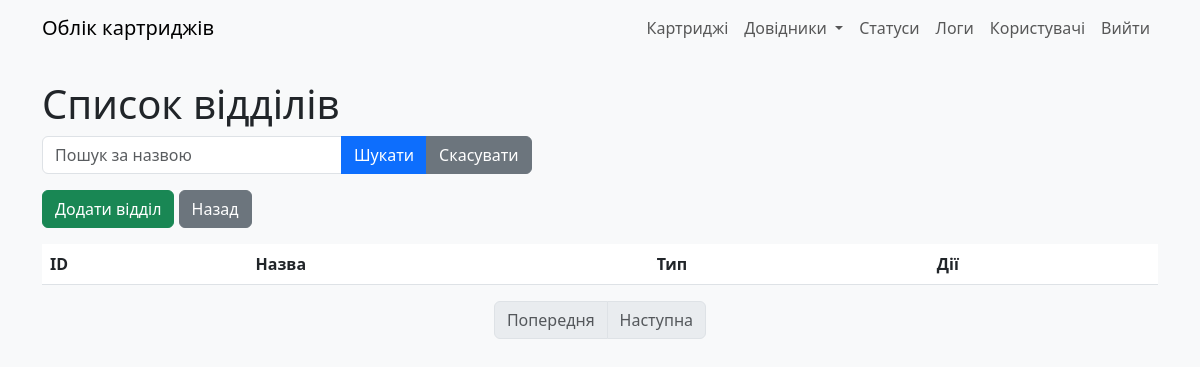
The app's page /refill_depts (signed in), older data.
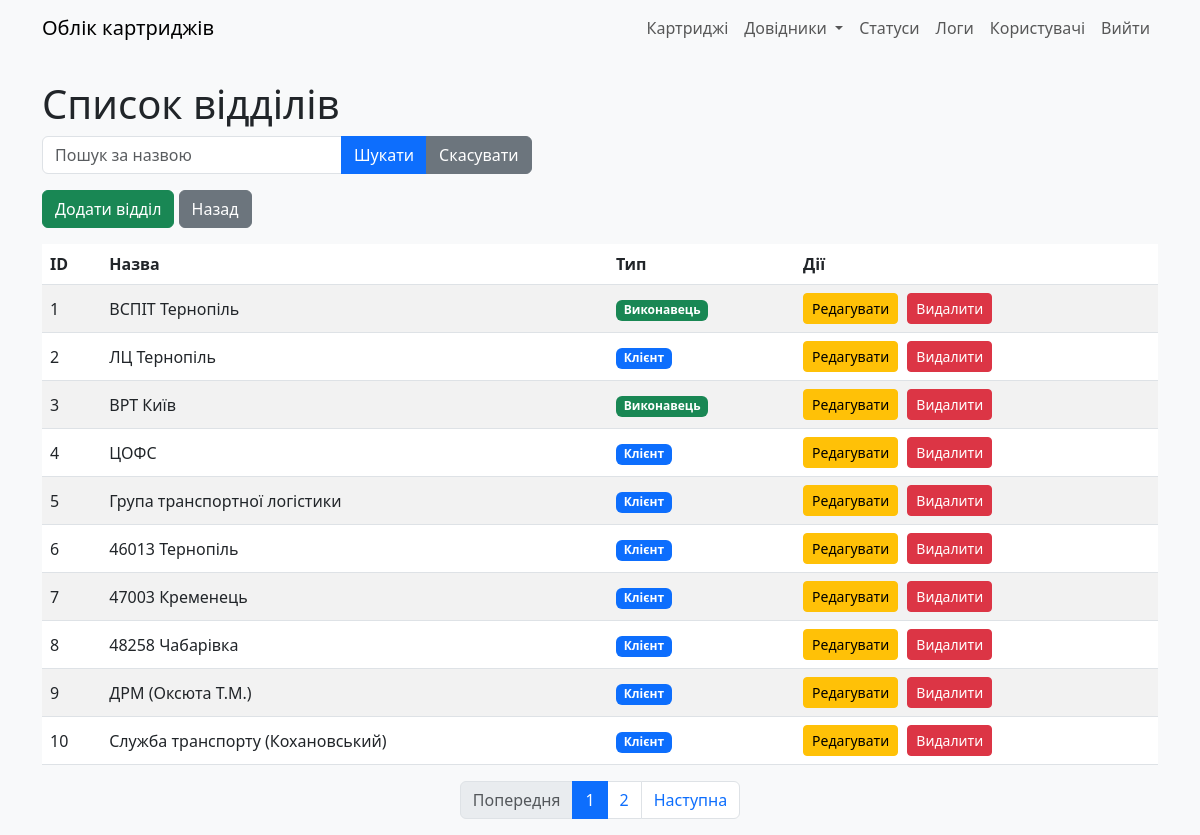
The same page, newer data.
### models.py (models this page shows)
class RefillDept(db.Model):
    __tablename__ = "refill_dept"
    id: Mapped[int] = mapped_column(primary_key=True)
    deptname: Mapped[str] = mapped_column(String(30))
    is_exec: Mapped[int] = mapped_column(Integer, server_default=literal(0))
    user_updated: Mapped[int] = mapped_column(ForeignKey(User.id))
    time_updated: Mapped[DateTime] = mapped_column(DateTime, server_default=func.now())

### app.py (the view)
@app.route('/refill_depts')
@login_required
def refill_depts():
    search = request.args.get('search', '')
    page = request.args.get('page', 1, type=int)
    per_page = 10  # Кількість записів на сторінці
    query = RefillDept.query.filter(RefillDept.deptname.ilike(f'%{search}%'))
    pagination = query.paginate(page=page, per_page=per_page)
    return render_template('refill_depts.html',
                           depts=pagination.items,
                           pagination=pagination,
                           search=search)

### app.py (called while the page is built)
@login_manager.user_loader
def load_user(user_id):
    return User.query.get(int(user_id))

### templates/refill_depts.html (shortened to what this page needs)
{% extends "base.html" %}
{% block content %}
    <h1>Список відділів</h1>
    <form method="GET" class="mb-3">
        <div class="input-group">
            <input type="text" name="search" class="form-control" placeholder="Пошук за назвою" value="{{ search }}">
            <button type="submit" class="btn btn-primary">Шукати</button>
            <a href="{{ url_for('refill_depts') }}" class="btn btn-secondary">Скасувати</a>
        </div>
    </form>
    <div class="mb-3">
        <a href="{{ url_for('add_refill_dept') }}" class="btn btn-success">Додати відділ</a>
        <a href="{{ url_for('index') }}" class="btn btn-secondary">Назад</a>
    </div>
    <table class="table table-striped">
        <thead>
            <tr>
                <th>ID</th>
                <th>Назва</th>
                <th>Тип</th>
                <th>Дії</th>
            </tr>
        </thead>
        <tbody>
            {% for dept in depts %}
            <tr>
                <td>{{ dept.id }}</td>
                <td>{{ dept.deptname }}</td>
                <td>
                    {% if dept.is_exec %}
                        <span class="badge bg-success">Виконавець</span>
                    {% else %}
                        <span class="badge bg-primary">Клієнт</span>
                    {% endif %}
                </td>
                <td>
                    <a href="{{ url_for('edit_refill_dept', dept_id=dept.id) }}" class="btn btn-warning btn-sm">Редагувати</a>
                    <form action="{{ url_for('delete_refill_dept', dept_id=dept.id) }}" method="POST" class="d-inline" onsubmit="return confirm('Ви впевнені, що хочете видалити цей відділ?');">
                        <button type="submit" class="btn btn-danger btn-sm">Видалити</button>
                    </form>
                </td>
            </tr>
            {% endfor %}
        </tbody>
    </table>
    <nav aria-label="Page navigation">
        <ul class="pagination justify-content-center">
            {% if pagination.has_prev %}
                <li class="page-item">
                    <a class="page-link" href="{{ url_for('refill_depts', page=pagination.prev_num, search=search) }}">Попередня</a>
                </li>
            {% else %}
                <li class="page-item disabled">
                    <span class="page-link">Попередня</span>
                </li>
            {% endif %}
            {% for page_num in pagination.iter_pages() %}
                {% if page_num %}
                    {% if page_num == pagination.page %}
                        <li class="page-item active">
                            <span class="page-link">{{ page_num }}</span>
                        </li>
                    {% else %}
                        <li class="page-item">
                            <a class="page-link" href="{{ url_for('refill_depts', page=page_num, search=search) }}">{{ page_num }}</a>
                        </li>
                    {% endif %}
                {% else %}
                    <li class="page-item disabled">
                        <span class="page-link">...</span>
                    </li>
                {% endif %}
            {% endfor %}
            {% if pagination.has_next %}
                <li class="page-item">
                    <a class="page-link" href="{{ url_for('refill_depts', page=pagination.next_num, search=search) }}">Наступна</a>
                </li>
            {% else %}
                <li class="page-item disabled">
                    <span class="page-link">Наступна</span>
                </li>
            {% endif %}
        </ul>
    </nav>
{% endblock %}

### templates/base.html (shortened to what this page needs)
<!DOCTYPE html>
<html lang="uk">
<head>
    <link rel="stylesheet" href="https://cdn.jsdelivr.net/npm/bootstrap@5.3.0/dist/css/bootstrap.min.css">
    <link rel="stylesheet" href="{{ url_for('static', filename='style.css') }}">
</head>
<body>
    <nav class="navbar navbar-expand-lg navbar-light bg-light">
        <div class="container">
            <a class="navbar-brand" href="{{ url_for('index') }}">Облік картриджів</a>
            <div class="collapse navbar-collapse" id="navbarNav">
                <ul class="navbar-nav ms-auto">
                    {% if current_user.is_authenticated %}
                        <li class="nav-item">
                            <a class="nav-link" href="{{ url_for('cartridges') }}">Картриджі</a>
                        </li>
                        <li class="nav-item dropdown">
                            <a class="nav-link dropdown-toggle" href="#" id="navbarDropdown" role="button" data-bs-toggle="dropdown" aria-expanded="false">
                                Довідники
                            </a>
                        </li>
                        <li class="nav-item">
                            <a class="nav-link" href="{{ url_for('cartridge_status') }}">Статуси</a>
                        </li>
                        <li class="nav-item">
                            <a class="nav-link" href="{{ url_for('event_log') }}">Логи</a>
                        </li>
                        {% if current_user.role == 'admin' %}
                            <li class="nav-item">
                                <a class="nav-link" href="{{ url_for('users') }}">Користувачі</a>
                            </li>
                        {% endif %}
                        <li class="nav-item">
                            <a class="nav-link" href="{{ url_for('logout') }}">Вийти</a>
                        </li>
                    {% else %}
                        <li class="nav-item">
                            <a class="nav-link" href="{{ url_for('login') }}">Увійти</a>
                        </li>
                    {% endif %}
                </ul>
            </div>
        </div>
    </nav>
    <div class="container mt-4">
        {% block content %}{% endblock %}
    </div>
</body>
</html>

### static/style.css (style rules this page uses)
body { background-color: #f8f9fa; }
.table th, .table td { vertical-align: middle; }
.form-control, .form-select { max-width: 300px; }
.btn-sm { margin-right: 5px; }
.navbar-nav .nav-link { padding-left: 10px; padding-right: 10px; }

Row changes from the older to the newer data that the page shows:
added RefillDept: id "1", deptname "ВСПІТ Тернопіль", is_exec "Виконавець"
added RefillDept: id "2", deptname "ЛЦ Тернопіль", is_exec "Клієнт"
added RefillDept: id "3", deptname "ВРТ Київ", is_exec "Виконавець"
added RefillDept: id "4", deptname "ЦОФС", is_exec "Клієнт"
added RefillDept: id "5", deptname "Група транспортної логістики", is_exec "Клієнт"
added RefillDept: id "6", deptname "46013 Тернопіль", is_exec "Клієнт"
added RefillDept: id "7", deptname "47003 Кременець", is_exec "Клієнт"
added RefillDept: id "8", deptname "48258 Чабарівка", is_exec "Клієнт"
added RefillDept: id "9", deptname "ДРМ (Оксюта Т.М.)", is_exec "Клієнт"
added RefillDept: id "10", deptname "Служба транспорту (Кохановський)", is_exec "Клієнт"
Text that changed along with them:
new list line: "1"
new list line: "2"
